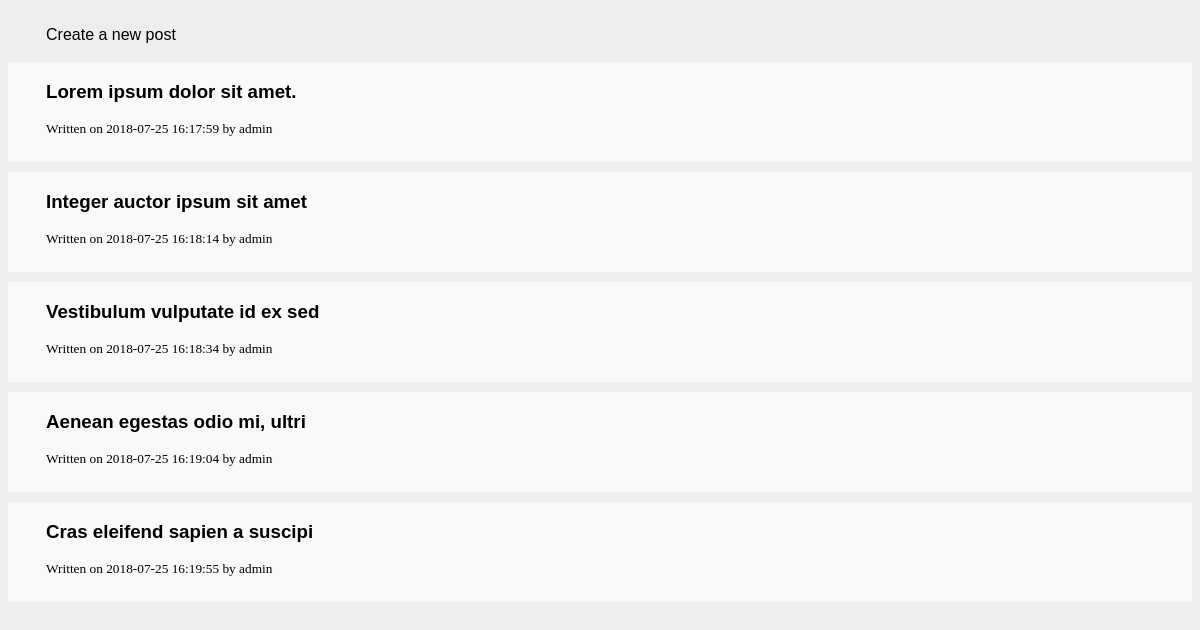
Screenshot of /posts (signed in) with the database file from the repository.
### tables this page shows
CREATE TABLE `posts` (
  `id` int(11) NOT NULL,
  `title` varchar(30) NOT NULL,
  `body` varchar(300) NOT NULL,
  `author` varchar(100) NOT NULL,
  `post_date` datetime NOT NULL
);

### Controller/PostsController.php (called while the page is built, shortened)
<?php
require_once('Model/PostModel.php');
require_once('View/PostView.php');
class PostsController {
    public function showAll(){
        $PostModel = new PostModel;
        $posts = $PostModel->all();
        PostView::showAllPosts($posts);
    }
}

### index.php (called while the page is built)
<?php
require_once('Routes/Route.php');
require_once('Routes/routes.php');
$Route->process_url($_SERVER['REQUEST_URI']);

### Model/PostModel.php (called while the page is built, shortened)
<?php
class PostModel {
     public  function all() {
        $db = GeneralModel::init_db();
        $query = "SELECT * FROM posts";
        $posts = array();
        foreach ($db->query($query) as $key => $value) {
            $posts[] = $value;
        }
        return $posts;
     }
}

### View/PostView.php (the view, shortened to what this page needs)
<?php
class PostView {
    public static function showAllPosts($data){
                $output = '';
                $output .= '<link rel="stylesheet" href="/Framework/Resources/css/style.css">';
                $output .= '<br><a href="/Framework/posts/create/" class="new_post">Create a new post</a><br><br>';
                $output .= '<div class="content">';
                if(count($data) > 0) {
                    foreach ($data as $value) {
                        $output .= '<div class="post">';
                            $output .= '<h3><a href="/Framework/posts/show/'.$value['id'].'">'.$value['title'].'</a></h3>';
                            $output .= '<small> Written on '.$value['post_date'].' by '.$value['author'].'</small>';
                        $output .= '</div>';
                    }
                } else {
                    $output .= 'No post founds!';
                }
                echo $output;
    }
}

### Routes/Route.php (shortened to what this page needs)
<?php
class Route{
    private $routes = array();
    public function new_route($url, $action){
        $this->routes[$url] = $action;
    }
    public function process_url($requested_url){
        foreach($this->routes as $i => $v ) {
             if($i ==  $requested_url || $i.'/' ==  $requested_url) {
                    $class_and_function = explode('@', $v);
                    $obj = new $class_and_function[0];
                    $obj->{$class_and_function[1]}();
                    break;
                } else if($pos_1 = strpos($i, '{') !== false ) {
                    $pos_1 = strpos($i, '{');
                    $pos_2 = strpos($i, '}');
                    $param_name = substr($i, $pos_1+1, $pos_2-$pos_1-1);
                    $i = str_replace('{'.$param_name.'}', '', $i);
                    $param_value = str_replace($i, '', $requested_url);
                    $array = str_split($param_value);
                    $count = 0;
                    foreach ($array as  $value) {
                        if($value == '/') {
                            $count++;
                        }
                    }
                if($count <= 1){
                        $index = count($array);
                        if($array[$index-1] == '/' || $count === 0) {
                                 $param_value = str_replace('/', '', $param_value);
                                 $class_and_function = explode('@', $v);
                                 require_once('Controller/'.$class_and_function[0].'.php');
                                  $r = new ReflectionMethod($class_and_function[0], $class_and_function[1]);
                                  $params = $r->getParameters();
                                  foreach ($params as $param) {
                                     if($param->getName() == $param_name){
                                         $obj = new $class_and_function[0];
                                         $obj->{$class_and_function[1]}($param_value);
                                         $url_find = 1;
                                         break;
                                     }
                                  }
                        }
                }
                }
        }
    }
}

### Resources/css/style.css (style rules this page uses)
a { color:blue; }
a:link { text-decoration: none; color: inherit; font-family: sans-serif; padding: 5px; border: 3px solid transparent; margin-left: 30px; }
.content { display: grid; grid-template-columns: 1fr; grid-gap: 10px; }
.content .post { background-color: rgba(255, 255, 255, 0.651); height: 100px; }
small { margin-left: 30px; font-family: cursive; padding: 5px; border: 3px solid transparent; }
.post { background-color: rgba(255, 255, 255, 0.651); height: 380px; }

### rows the page displays
posts: title "Lorem ipsum dolor sit amet.", post_date "2018-07-25 16:17:59", author "admin"
posts: title "Integer auctor ipsum sit amet", post_date "2018-07-25 16:18:14", author "admin"
posts: title "Vestibulum vulputate id ex sed", post_date "2018-07-25 16:18:34", author "admin"
posts: title "Aenean egestas odio mi, ultri", post_date "2018-07-25 16:19:04", author "admin"
posts: title "Cras eleifend sapien a suscipi", post_date "2018-07-25 16:19:55", author "admin"
